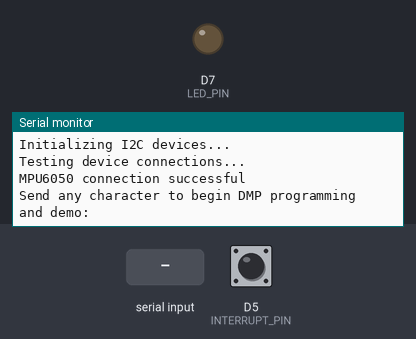
Bench run of a sketch on a simulated ESP8266 (NodeMCU). On the bench: output pins drawn as LEDs (lit = HIGH), the last lines printed to the serial monitor. The inputs (shaded band) are chosen by the test bench; at power-on: D5 (INTERRUPT_PIN) LOW. The sensor or clock chip raises its interrupt line as the real part does.

Above: at 0.8 s.
0.9 s: "1\n" received over Serial
At 1.0 s:
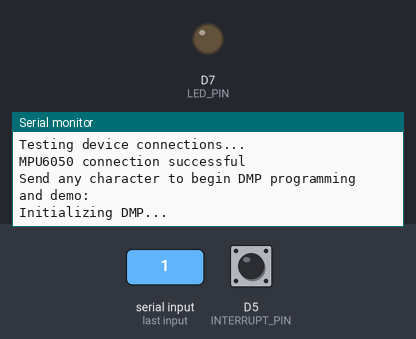
At 1.51 s:
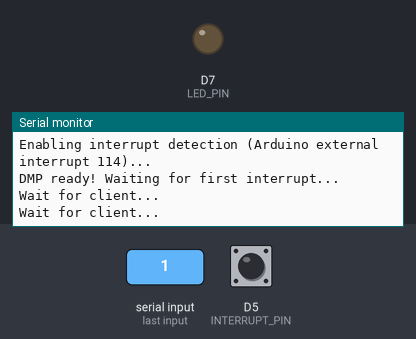

The sketch:

socket_server_example.ino
```cpp
#include "ESP8266WiFi.h"
#include "WiFiClient.h"
#include "I2Cdev.h"
#include "MPU6050_6Axis_MotionApps20.h"
#if I2CDEV_IMPLEMENTATION == I2CDEV_ARDUINO_WIRE
    #include "Wire.h"
#endif
MPU6050 mpu;
#define OUTPUT_READABLE_QUATERNION
//#define OUTPUT_READABLE_YAWPITCHROLL
#define INTERRUPT_PIN D5  // use pin D5 on nodeMCU
#define LED_PIN 13 // (Arduino is 13, Teensy is 11, Teensy++ is 6)
#define button D8 //use pin D8 for button
bool blinkState = false;

// MPU control/status vars
bool dmpReady = false;  // set true if DMP init was successful
uint8_t mpuIntStatus;   // holds actual interrupt status byte from MPU
uint8_t devStatus;      // return status after each device operation (0 = success, !0 = error)
uint16_t packetSize;    // expected DMP packet size (default is 42 bytes)
uint16_t fifoCount;     // count of all bytes currently in FIFO
uint8_t fifoBuffer[64]; // FIFO storage buffer

// orientation/motion vars
Quaternion q;           // [w, x, y, z]         quaternion container
VectorInt16 aa;         // [x, y, z]            accel sensor measurements
VectorInt16 aaReal;     // [x, y, z]            gravity-free accel sensor measurements
VectorInt16 aaWorld;    // [x, y, z]            world-frame accel sensor measurements
VectorFloat gravity;    // [x, y, z]            gravity vector
float euler[3];         // [psi, theta, phi]    Euler angle container
float ypr[3];           // [yaw, pitch, roll]   yaw/pitch/roll container and gravity vector

// packet structure for InvenSense teapot demo
uint8_t teapotPacket[14] = { '$', 0x02, 0,0, 0,0, 0,0, 0,0, 0x00, 0x00, '\r', '\n' };

// ================================================================
// ===               INTERRUPT DETECTION ROUTINE                ===
// ================================================================

volatile bool mpuInterrupt = false;     // indicates whether MPU interrupt pin has gone high
void ICACHE_RAM_ATTR dmpDataReady() {
    mpuInterrupt = true;
}

//===============================================
// WiFi config
//===============================================
const char* apName = "LeaveOnTime";
const char* apPassword = "00000000";
IPAddress staticIP(192,168,128,1);
IPAddress gateway(192,168,128,1);
IPAddress subnet(255,255,255,0);

//===============================================
// Server
//===============================================
WiFiServer server(80);

//===============================================
// Setup
//===============================================
void setup() {
  Serial.begin(115200);
  pinMode(button, INPUT);
  Serial.println();

  WiFi.mode(WIFI_AP);

  Serial.print("Setting soft-AP configuration ... ");
  Serial.println(WiFi.softAPConfig(staticIP, gateway, subnet) ? "Ready" : "Failed!");

  Serial.print("Setting soft-AP ... ");
  Serial.println(WiFi.softAP(apName, apPassword) ? "Ready" : "Failed!");

  Serial.print("Soft-AP IP address = ");
  Serial.println(WiFi.softAPIP());

  Serial.printf("Stations connected to soft-AP = %d\n", WiFi.softAPgetStationNum());

  // Initialize server
  server.begin();

  // join I2C bus (I2Cdev library doesn't do this automatically)
  #if I2CDEV_IMPLEMENTATION == I2CDEV_ARDUINO_WIRE
      Wire.begin();
      Wire.setClock(400000); // 400kHz I2C clock. Comment this line if having compilation difficulties
  #elif I2CDEV_IMPLEMENTATION == I2CDEV_BUILTIN_FASTWIRE
      Fastwire::setup(400, true);
  #endif

  // initialize serial communication
  // (115200 chosen because it is required for Teapot Demo output, but it's
  // really up to you depending on your project)
  while (!Serial); // wait for Leonardo enumeration, others continue immediately

  // NOTE: 8MHz or slower host processors, like the Teensy @ 3.3V or Arduino
  // Pro Mini running at 3.3V, cannot handle this baud rate reliably due to
  // the baud timing being too misaligned with processor ticks. You must use
  // 38400 or slower in these cases, or use some kind of external separate
  // crystal solution for the UART timer.

  // initialize device
  Serial.println(F("Initializing I2C devices..."));
  mpu.initialize();
  pinMode(INTERRUPT_PIN, INPUT);

  // verify connection
  Serial.println(F("Testing device connections..."));
  Serial.println(mpu.testConnection() ? F("MPU6050 connection successful") : F("MPU6050 connection failed"));

  // wait for ready
  Serial.println(F("\nSend any character to begin DMP programming and demo: "));
  while (Serial.available() && Serial.read()); // empty buffer
  while (!Serial.available());                 // wait for data
  while (Serial.available() && Serial.read()); // empty buffer again

  // load and configure the DMP
  Serial.println(F("Initializing DMP..."));
  devStatus = mpu.dmpInitialize();

  // supply your own gyro offsets here, scaled for min sensitivity
  mpu.setXGyroOffset(220);
  mpu.setYGyroOffset(76);
  mpu.setZGyroOffset(-85);
  mpu.setZAccelOffset(1788); // 1688 factory default for my test chip

  // make sure it worked (returns 0 if so)
  if (devStatus == 0) {
      // turn on the DMP, now that it's ready
      Serial.println(F("Enabling DMP..."));
      mpu.setDMPEnabled(true);

      // enable Arduino interrupt detection
      Serial.print(F("Enabling interrupt detection (Arduino external interrupt "));
      Serial.print(digitalPinToInterrupt(INTERRUPT_PIN));
      Serial.println(F(")..."));
      attachInterrupt(digitalPinToInterrupt(INTERRUPT_PIN), dmpDataReady, RISING);
      mpuIntStatus = mpu.getIntStatus();

      // set our DMP Ready flag so the main loop() function knows it's okay to use it
      Serial.println(F("DMP ready! Waiting for first interrupt..."));
      dmpReady = true;

      // get expected DMP packet size for later comparison
      packetSize = mpu.dmpGetFIFOPacketSize();
  } else {
      // ERROR!
      // 1 = initial memory load failed
      // 2 = DMP configuration updates failed
      // (if it's going to break, usually the code will be 1)
      Serial.print(F("DMP Initialization failed (code "));
      Serial.print(devStatus);
      Serial.println(F(")"));
  }

  // configure LED for output
  pinMode(LED_PIN, OUTPUT);
}

//===============================================
// Loop
//===============================================
void loop() {
  // put your main code here, to run repeatedly:
  WiFiClient client = server.available();
  if (!client){
    Serial.println("Wait for client...");
    delay(100);
    return ;
  }

  Serial.println("A new client is connected!");

  char buf[1024];
  while (client.connected()) {
    //read button
    bool b = digitalRead(button);

    // if programming failed, don't try to do anything
    if (!dmpReady) return;

    // wait for MPU interrupt or extra packet(s) available
    while (!mpuInterrupt && fifoCount < packetSize) {
        if (mpuInterrupt && fifoCount < packetSize) {
          // try to get out of the infinite loop
          fifoCount = mpu.getFIFOCount();
        }
        // other program behavior stuff here
        // .
        // .
        // .
        // if you are really paranoid you can frequently test in between other
        // stuff to see if mpuInterrupt is true, and if so, "break;" from the
        // while() loop to immediately process the MPU data
        // .
        // .
        // .
    }

    // reset interrupt flag and get INT_STATUS byte
    mpuInterrupt = false;
    mpuIntStatus = mpu.getIntStatus();

    // get current FIFO count
    fifoCount = mpu.getFIFOCount();

    // check for overflow (this should never happen unless our code is too inefficient)
    if ((mpuIntStatus & _BV(MPU6050_INTERRUPT_FIFO_OFLOW_BIT)) || fifoCount >= 1024) {
        // reset so we can continue cleanly
        mpu.resetFIFO();
        fifoCount = mpu.getFIFOCount();
        Serial.println(F("FIFO overflow!"));

    // otherwise, check for DMP data ready interrupt (this should happen frequently)
    } else if (mpuIntStatus & _BV(MPU6050_INTERRUPT_DMP_INT_BIT)) {
        // wait for correct available data length, should be a VERY short wait
        while (fifoCount < packetSize) fifoCount = mpu.getFIFOCount();

        // read a packet from FIFO
        mpu.getFIFOBytes(fifoBuffer, packetSize);

        // track FIFO count here in case there is > 1 packet available
        // (this lets us immediately read more without waiting for an interrupt)
        fifoCount -= packetSize;

        #ifdef OUTPUT_READABLE_YAWPITCHROLL
            // display Euler angles in degrees
            mpu.dmpGetQuaternion(&q, fifoBuffer);
            mpu.dmpGetGravity(&gravity, &q);
            mpu.dmpGetYawPitchRoll(ypr, &q, &gravity);
            Serial.print("b ypr\t");
            Serial.print(b);
            Serial.print("\t");
            Serial.print(ypr[0] * 180/M_PI);
            Serial.print("\t");
            Serial.print(ypr[1] * 180/M_PI);
            Serial.print("\t");
            Serial.println(ypr[2] * 180/M_PI);
            sprintf(buf, "%d %lf %lf %lf\n", b, ypr[0] * 180/M_PI, ypr[1] * 180/M_PI, ypr[2] * 180/M_PI);
            client.print(buf);
        #endif

        #ifdef OUTPUT_READABLE_QUATERNION
            // display quaternion values in easy matrix form: w x y z
            mpu.dmpGetQuaternion(&q, fifoBuffer);
            Serial.print("quat\t");
            Serial.print(q.w);
            Serial.print("\t");
            Serial.print(q.x);
            Serial.print("\t");
            Serial.print(q.y);
            Serial.print("\t");
            Serial.println(q.z);
            sprintf(buf, "%d %lld %lld %lld %lld\n", b, q.w, q.x, q.y, q.z);
            client.print(buf);
        #endif

        // blink LED to indicate activity
        blinkState = !blinkState;
        digitalWrite(LED_PIN, blinkState);
    }
  }
  client.stop();
  Serial.println("Client disconnected");
}
```

Measured:
- after the input at 0.9 s, the serial monitor: prints a new line at once (image 1)
